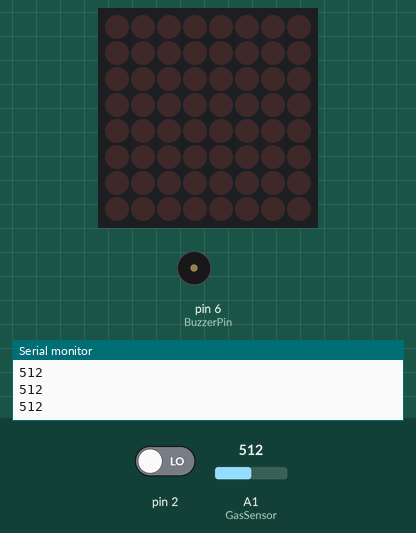
The sketch below on a simulated Arduino Uno, built with avr-gcc and run on an emulated ATmega328P. Parts: 8×8 LED matrix, buzzer (waves = sounding), the last lines printed to the serial monitor. The test bench sets the inputs (shaded band); at power-on: A1 (GasSensor) = 512, pin 2 LOW.

Above: at 1.2 s.
1.3 s: A1 (GasSensor) set to 531
2.8 s: A1 (GasSensor) set to 558
At 3.3 s:
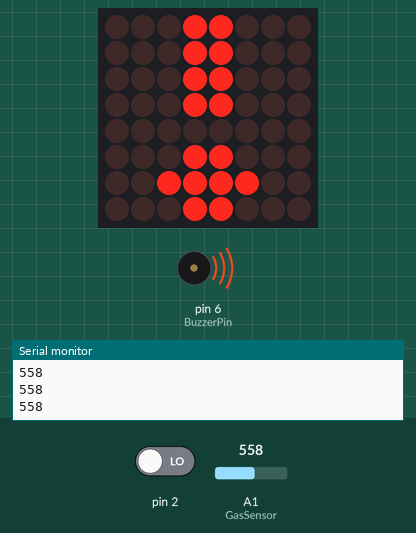
4.3 s: A1 (GasSensor) set to 540
At 5.3 s:
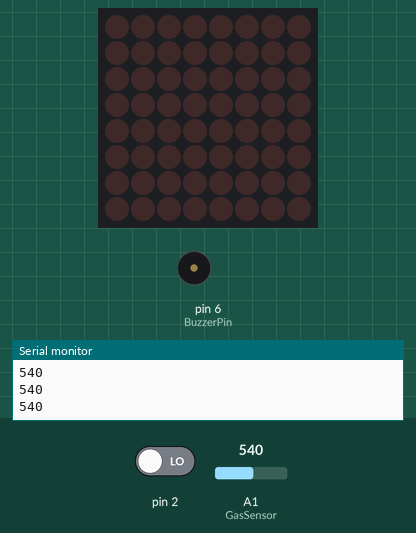
Timing chart, 0 to 7.3 s (numbered marks = the images above; inputs shaded):
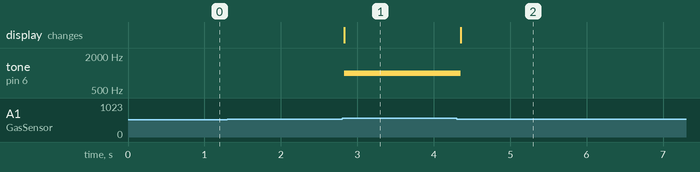

The sketch:

Sensor_Gas.ino
```cpp
#include "LedControl.h"     // incluye libreria LedControl
int DIN_PIN = 11;   // Pin de datos
int CLK_PIN = 13;   // Pin de reloj
int CS_PIN = 10;
int GasSensor = A1; // Pin analógico para la lectura del sensor de gas
int BuzzerPin = 6; // Pin digital para el buzzer

LedControl lc = LedControl(DIN_PIN, CLK_PIN, CS_PIN, 1);  // Inicializar el controlador
byte Patron[8] = { //Patron que se mostrara en la matriz led
  B00011000,
  B00011000,
  B00011000,
  B00011000,
  B00000000,
  B00011000,
  B00111100,
  B00011000
};


void setup() {
  Serial.begin(9600);
  pinMode(BuzzerPin, OUTPUT); // Configura el pin del buzzer como salida
  lc.shutdown(0, false);      // Desactivar el modo de apagado (shutdown) para mostrar los cambios
  lc.setIntensity(0, 8);      // Establecer la intensidad del brillo (0-15)
  lc.clearDisplay(0);         // Limpiar la matriz LED

  attachInterrupt(digitalPinToInterrupt(2), DetectarGas, CHANGE); // Configura la interrupción para el sensor de gas
}

void loop() {
int lectura = analogRead(A1);
  Serial.println(lectura);
  delay(100);
 DetectarGas();
  }

void DetectarGas() {
  int NivelDeGas = analogRead(GasSensor); // Lee el nivel de gas del sensor
  if (NivelDeGas >= 550) { // Si se detecta un nivel alto de gas, activa la alarma y muestra la alerta en la matriz LED
    ActivarAlarma();
     Alerta();
  }else{
    noTone(BuzzerPin);
lc.clearDisplay(0);

  }
}

void ActivarAlarma() {
  tone(BuzzerPin, 1000); // Emite un tono de alarma en el buzzer
}

void Alerta() {
  // Mostrar el patrón de la flama en la matriz LED
  for (int row = 0; row < 8; row++) {
    lc.setRow(0, row, Patron[row]);
  }
}
```

Measured:
- the behaviour switches between 549 and 550 on A1 (GasSensor) (found by bisection; images 0 and 1)
- after the input at 2.8 s, tone on pin 6 (BuzzerPin): silent → 1000 Hz at once; the display: changes at once (image 1)
- after the input at 4.3 s, tone on pin 6 (BuzzerPin): 1000 Hz → silent after 0.05 s; the display: changes after 0.05 s (image 2)
